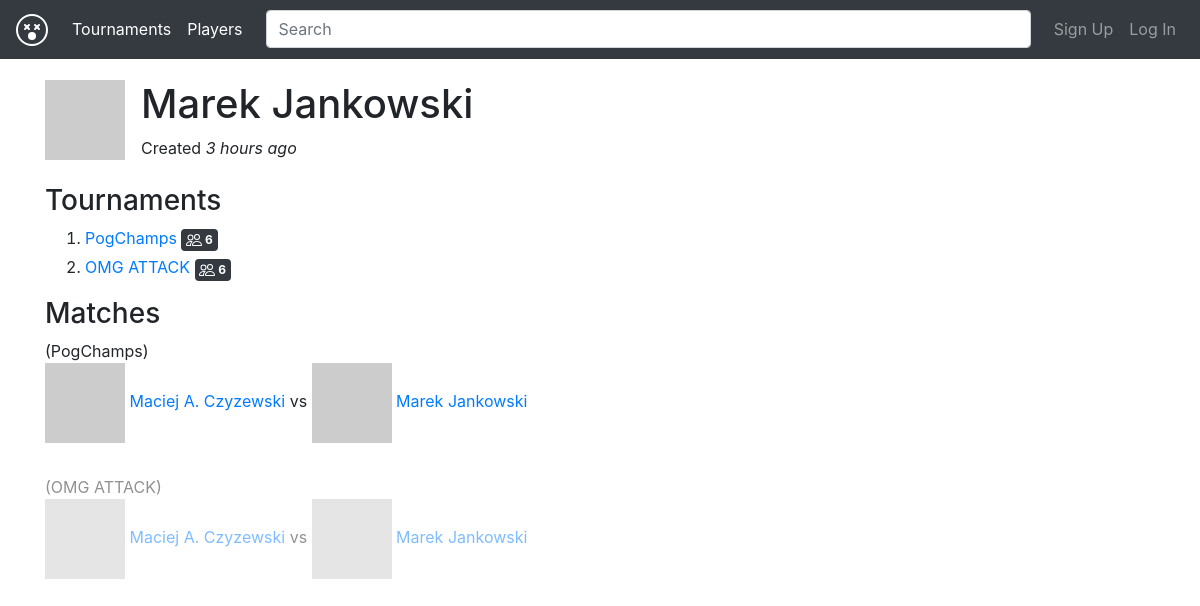
The page /profile/2 on the database its author committed.
### app/models.py (models this page shows, shortened)
class User(db.Model):
    __tablename__ = "user"
    id = db.Column(db.Integer, primary_key=True)
    email = db.Column(db.String(120), unique=True, nullable=False)
    password_hash = db.Column(db.String(128), nullable=False)
    name = db.Column(db.String(120), nullable=False)
    verified = db.Column(db.Boolean, default=False)
    recovery = db.Column(db.String(120))
    date_created = db.Column(db.DateTime, default=datetime.datetime.utcnow)
    tiers = db.relationship('Tier', backref=db.backref('user', lazy=True))
    matches = db.relationship("Match",
                              secondary=association_table,
                              backref="users")
    tournaments = db.relationship('Tournament',
                            backref=db.backref('owner', lazy=True))
    def get_avatar(self, size=40):
        gravatar_url = "https://www.gravatar.com/avatar/" + hashlib.md5(
            self.email.lower().encode('utf-8')).hexdigest() + "?"
        gravatar_url += urllib.parse.urlencode({'s': str(size)})
        return gravatar_url
    def get_member(self):
        return arrow.get(self.date_created).humanize()
    @staticmethod
    def verify_auth_token(token):
        s = Serializer(SECRET_KEY)
        try:
            data = s.loads(token)
        except SignatureExpired:
            return None  # valid token, but expired
        except BadSignature:
            return None  # invalid token
        user = (User.query.filter(User.id == data["user_id"]).first())
        return user

class Tier(db.Model):
    __tablename__ = "tier"
    id = db.Column(db.Integer, primary_key=True)
    user_id = db.Column(db.Integer, db.ForeignKey('user.id'))
    tournament_id = db.Column(db.Integer, db.ForeignKey('tournament.id'))
    date_created = db.Column(db.DateTime, default=datetime.datetime.utcnow)
    license = db.Column(db.String(120), nullable=False)
    rating = db.Column(db.Integer, nullable=False)
    def get_tournament(self):
        return Tournament.query.filter(Tournament.id == self.tournament_id).first()

class Tournament(db.Model):
    __tablename__ = "tournament"
    id = db.Column(db.Integer, primary_key=True)
    owner_id = db.Column(db.Integer, db.ForeignKey('user.id'))
    title = db.Column(db.String(120), unique=True, nullable=False)
    date_start = db.Column(db.DateTime, nullable=False)
    date_deadline = db.Column(db.DateTime, nullable=False)
    date_created = db.Column(db.DateTime, default=datetime.datetime.utcnow)
    location = db.Column(db.String(120))
    max_users = db.Column(db.Integer, nullable=False)
    readme = db.Column(db.Text)
    ladder = db.Column(db.Text)  # ID match-y jako drzewo [0 [1]]
    tiers = db.relationship('Tier',
                            backref=db.backref('tournament', lazy=True),
                            order_by='Tier.date_created', lazy='dynamic')
    matches = db.relationship('Match',
                              backref=db.backref('tournament', lazy=True))

class Match(db.Model):
    __tablename__ = "match"
    id = db.Column(db.Integer, primary_key=True)
    match_id = db.Column(db.Integer, nullable=False)
    next_match_id = db.Column(db.Integer)
    flag = db.Column(db.Integer, nullable=False)
    tournament_id = db.Column(db.Integer, db.ForeignKey('tournament.id'))
    user_id_1 = db.Column(db.Integer, db.ForeignKey('user.id'))
    user_id_2 = db.Column(db.Integer, db.ForeignKey('user.id'))
    results = db.Column(db.Text)
    results_by_user_id_1 = db.Column(db.Text)
    results_by_user_id_2 = db.Column(db.Text)
    def get_user_1(self):
        if self.user_id_1:
            return User.query.filter(User.id == self.user_id_1).first()
        else:
            return None
    def get_user_2(self):
        if self.user_id_2:
            return User.query.filter(User.id == self.user_id_2).first()
        else:
            return None
    def get_tournament(self):
        return Tournament.query.filter(Tournament.id == self.tournament_id).first()

### app/routes_user.py (the view)
@bp.route('/profile/<idx>')
def profile(idx):
    from app.models import User
    user = (User.query.filter(User.id == idx).first())
    from app.models import Match
    matches = (Match.query.filter(Match.user_id_1 == idx).all()) + (Match.query.filter(Match.user_id_2 == idx).all())
    tiers = user.tiers
    return render_template('profile.html', user=user, matches=matches,
            tiers=tiers)

### app/action/user.py (called while the page is built)
def user_instance_from_token(s, auth_token):
    user = User.verify_auth_token(auth_token)
    if user is None:
        raise ErrAuthNotExists()
    if user.verified is False:
        raise ErrNotVerified()
    return user

### app/log.py (called while the page is built)
def xprint(*args, **kwargs):
    _print("\033[94m" + " ".join(map(str, args)) + "\033[0m", **kwargs)

### app/routes_user.py (called while the page is built)
@bp.context_processor
def utility_processor():
    def current_user():
        try:
            print("[AUTH]")
            auth_token = request.cookies.get('auth_token')
            return app.action.user.user_instance_from_token(app_cls, auth_token)
        except:
            return None
    return dict(current_user=current_user)

### app/templates/profile.html (shortened to what this page needs)
{% extends "layout.html" %}
{% block content %}
<div class="media">
  <img src="{{ user.get_avatar(size=120) }}" class="mr-3" />
  <div class="media-body">
    <h1 class="mt-0">{{ user.name }}</h1>
    <span>Created <i>{{ user.get_member() }}</i></span>
   </div>
</div>
<br>
<h3>Tournaments</h3>
<ol>
{% for tier in tiers %}
<li>
    <div class="mb-1">
        <a href="/tournament_display/{{ tier.get_tournament().id }}">{{ tier.get_tournament().title }}</a>
        <span class="badge badge-dark badge-secondary">
            <img class="bi glyphicon" src="/assets/people.svg">
            <span class="bi-inline">{{ tier.get_tournament().max_users }}</span>
        </span>
    </div>
</li>
{% else %}
none tournaments to play!
{% endfor %}
</ol>
<h3>Matches</h3>
{% for match in matches %}
{% if match.get_user_1() is not none and match.get_user_2() is not none and
match.tournament_id is not none  %}
{% if match.results is not none %}
<div class="mb-2" style="opacity:0.5">
{% else %}
<div class="mb-2">
{% endif %}
<div>
({{ match.get_tournament().title }})
</div>
<img src="{{ match.get_user_1().get_avatar() }}" />
<a href="/profile/{{ match.get_user_1().id }}">{{ match.get_user_1().name }}</a>
vs
<img src="{{ match.get_user_2().get_avatar() }}" />
<a href="/profile/{{ match.get_user_2().id }}">{{ match.get_user_2().name }}</a>
</div>
<br>
{% endif %}
{% else %}
none matches to play!
{% endfor %}
{% endblock %}

### app/templates/layout.html (style rules this page uses)
body { padding-top: 5rem; }
img.bi { filter: invert(1); }
.bi-inline { display: inline-block; vertical-align: middle; }

### rows shown on the page
User: name "Marek Jankowski", get_member "3 hours ago"
Tier: get_tournament "PogChamps", get_tournament "6"
Tier: get_tournament "OMG ATTACK", get_tournament "6"
Match: get_tournament "PogChamps", get_user_1 "Maciej A. Czyzewski", get_user_2 "Marek Jankowski"
Match: get_tournament "OMG ATTACK", get_user_1 "Maciej A. Czyzewski", get_user_2 "Marek Jankowski"
